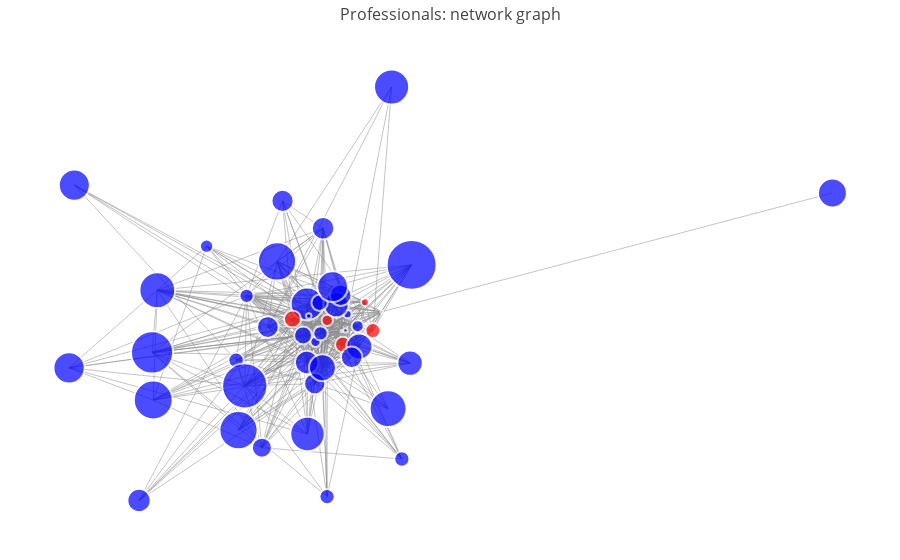

The cell this chart's notebook holds for it:
### Code cell
#get positions of nodes
G=nx.Graph(pairwise_games)
pos = nx.drawing.spring_layout(G)

#NOTE: improve edge trace by layering multiple edge traces (partitioned by game count), such that
#line strength also represents game count - use code below to mask dataframes for diff traces
#used to put filer on pairwise matrix
#where_are_NaNs = np.isnan(top_df[top_df>10])
#top_df[where_are_NaNs] = 0

#initiate empty edge trace
edge_trace = go.Scatter(
    x=[],
    y=[],
    line=dict(width=0.5,color='#888'),
    hoverinfo='none',
    mode='lines')

#populate edge trace using  node positions
for edge in G.edges():
    x0, y0 = pos[edge[0]]
    x1, y1 = pos[edge[1]]
    edge_trace['x'] += tuple([x0, x1, None])
    edge_trace['y'] += tuple([y0, y1, None])


#initiate empty node trace
node_trace = go.Scatter(
    x=[],
    y=[],
    text=[],
    mode='markers',
    hoverinfo='text',
    marker=dict(
        showscale=False,#toggle to show colour bar
        # colorscale options
        #'Greys' | 'YlGnBu' | 'Greens' | 'YlOrRd' | 'Bluered' | 'RdBu' |
        #'Reds' | 'Blues' | 'Picnic' | 'Rainbow' | 'Portland' | 'Jet' |
        #'Hot' | 'Blackbody' | 'Earth' | 'Electric' | 'Viridis' |
        colorscale='Bluered',
        reversescale=True,
        color=[],
        size=10,
#         colorbar=dict(
#             thickness=15,
#             title='Node Connections',
#             xanchor='left',
#             titleside='right'
#         ),
        line=dict(width=2)))

#populate node trace with node positions
for node in G.nodes():
    x, y = pos[node]
    node_trace['x'] += tuple([x])
    node_trace['y'] += tuple([y])
    

#set node size equal to absolute average roi
node_trace['marker']['size']=list(np.absolute(ps_id.loc[list(G.nodes)]['avg_roi_%'])*5)

#set colour by whether average roi is positive or negative (blue=profit, red=loss)
node_trace['marker']['color']=(ps_id.loc[list(G.nodes)]['avg_roi_%']>0)*1 #profit/loss colour

#set hover text of node to be name of player
node_trace['text']=list(G.nodes)


#plot masterpiece
fig = go.Figure(data=[edge_trace, node_trace],
             layout=go.Layout(
                title='Professionals: network graph',
                titlefont=dict(size=16),
                showlegend=False,
                hovermode='closest',
                margin=dict(b=20,l=5,r=5,t=40),
#                 annotations=[ dict(
#                     text="Python code: <a href='https://plot.ly/ipython-notebooks/network-graphs/'> https://plot.ly/ipython-notebooks/network-graphs/</a>",
#                     showarrow=False,
#                    xref="paper", yref="paper",
#                     x=0.005, y=-0.002 ) ],
                 xaxis=dict(showgrid=False, zeroline=False, showticklabels=False),
                yaxis=dict(showgrid=False, zeroline=False, showticklabels=False)))

iplot(fig)

### Figure 1 — Plotly figure (JSON) as saved in the notebook; plotly's stock layout.template omitted (floating-point values rounded to 4 significant figures; data arrays with more than 128 entries replaced by an {"elided": "..."} marker saying what was removed)
{"data": [{"hoverinfo": "none", "line": {"color": "#888", "width": 0.5}, "mode": "lines", "type": "scatter", "uid": "f16e510d-a495-4230-84d9-2da1aab754e5", "x": {"elided": "1329 float values"}, "y": {"elided": "1329 float values"}}, {"hoverinfo": "text", "marker": {"color": [0, 1, 1, 1, 1, 0, 1, 0, 1, 0, 1, 1, 1, 1, 1, 1, 1, 1, 0, 1, 1, 1, 1, 1, 1, 1, 1, 1, 1, 1, 1, 1, 1, 1, 1, 1, 1, 1, 1, 1, 1, 1, 1, 1, 0, 1, 1, 1], "colorscale": "Bluered", "line": {"width": 2}, "reversescale": true, "showscale": false, "size": [2.85, 31.1, 42.2, 32.7, 38.2, 7.8, 10.3, 17.1, 17.9, 15.5, 8.3, 34.4, 26, 36.85, 38.85, 49.9, 21.7, 15.45, 14.95, 23.45, 38.15, 4.35, 22.15, 22.55, 20, 21.25, 31.3, 35.1, 25, 15.35, 21.5, 25.35, 13.4, 5.45, 14.35, 14.25, 16.3, 21.5, 23.25, 26.95, 2.4, 35.75, 28.9, 12.05, 11.4, 15.3, 30.8, 45.25]}, "mode": "markers", "text": ["Alyssa Huerta", "Angel Pope", "Angela Welch", "Ashley Le", "Bernard Baker", "Brooke Shepherd", "Carl Maxwell", "Carmen Brown", "Carrie Barnes", "Chad Tran", "Christopher Bush", "Christopher Vance", "Cody Lopez", "Courtney Meyer", "Dana Brown", "Daniel Garrett", "Diana Hunter", "Donna Blevins", "Jacqueline Green", "Janet Brooks", "John Fischer", "Jose Bush", "Jose Eaton", "Jose Richards", "Joshua Hall", "Karen Adkins", "Kendra Jimenez", "Kevin Lin", "Krystal Mendoza", "Lisa Gray", "Louis Walker", "Manuel Clark", "Margaret Walker", "Mark Hunter", "Mark Strickland", "Matthew Brown", "Melissa Matthews", "Michelle Goodman", "Nicholas Fisher", "Nicholas Mueller", "Nicolas Martin", "Rebecca Campbell", "Robert Green", "Robin Jones", "Sean Foster II", "Stefanie Johnson", "Susan Graham", "Wayne Leach II"], "type": "scatter", "uid": "c47a80db-c2fc-4ae8-b6cf-5e2110429c45", "x": [0.1396, -0.4473, -0.2989, -0.002923, -0.06022, 0.1077, 0.01313, -0.03084, -0.01064, 0.06526, 0.07423, -0.002176, 0.09684, 0.1517, -0.2967, 0.1966, -0.07778, -0.1385, 0.1227, -0.003732, -0.1339, 0.07043, -0.04978, 0.02757, -0.08922, 0.01177, -0.4573, 0.1584, 0.05263, 0.0352, 0.08211, 0.1938, -0.1948, 0.0002446, 0.02278, -0.1184, 0.02093, 0.06118, -0.3238, 0.0265, 0.06305, -0.2889, 1, 0.09364, 0.0356, 0.1781, 0.04579, -0.1219], "y": [0.04243, 0.3334, -0.05092, 0.06043, 0.1582, 0.0646, -0.0264, 0.02599, -0.01182, -0.03291, 0.03699, -0.2381, -0.03706, -0.18, -0.1601, 0.1501, 0.007466, -0.0686, -0.0006617, -0.074, -0.2294, -0.0002702, 0.2971, 0.2343, -0.2696, -0.1226, -0.08638, 0.5587, 0.05838, -0.3819, -0.06206, -0.07538, 0.1931, 0.0328, -0.006974, 0.07891, 0.06323, 0.08069, -0.3907, -0.08603, -0.001842, 0.092, 0.3152, 0.009443, 0.02279, -0.2956, 0.1003, -0.1274]}], "layout": {"hovermode": "closest", "margin": {"b": 20, "l": 5, "r": 5, "t": 40}, "showlegend": false, "title": {"font": {"size": 16}, "text": "Professionals: network graph"}, "xaxis": {"showgrid": false, "showticklabels": false, "zeroline": false}, "yaxis": {"showgrid": false, "showticklabels": false, "zeroline": false}}}
